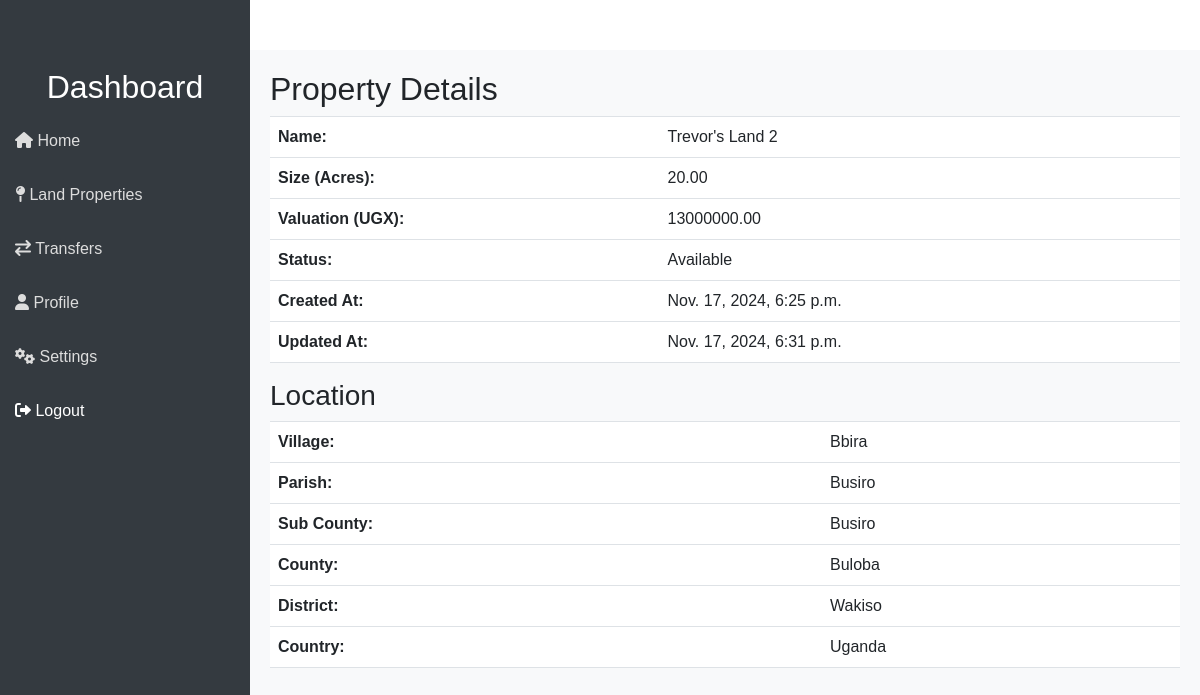
The page /properties/properties/7/view/ on the database its author committed.
### properties/models.py (models this page shows, shortened)
class LandProperty(models.Model):
    name = models.CharField(max_length=255)
    PID = models.CharField(max_length=255, null=True)
    owner = models.ForeignKey(User, on_delete=models.CASCADE, related_name='properties')
    location = models.OneToOneField(Location, on_delete=models.SET_NULL, null=True)
    size = models.DecimalField(max_digits=10, decimal_places=2) # Area In Acres
    valuation = models.DecimalField(max_digits=15, decimal_places=2)
    status = models.IntegerField(default=1) # 0 Deleted, 1 Available, 2 Under Transfer
    added_by = models.ForeignKey(User, on_delete=models.CASCADE, related_name='added_properties')
    created_at = models.DateTimeField(auto_now_add=True)
    updated_at = models.DateTimeField(auto_now=True)

class Location(models.Model):
    village = models.CharField(max_length=255)
    parish = models.CharField(max_length=255)
    sub_county = models.CharField(max_length=255)
    county = models.CharField(max_length=255)
    district = models.CharField(max_length=255)
    country = models.CharField(max_length=255)
    status = models.IntegerField(default=1) # 0 Deleted, 1 Active
    created_at = models.DateTimeField(auto_now_add=True)
    updated_at = models.DateTimeField(auto_now=True)

### properties/views.py (the view)
# urls.py: path('properties/<int:property_id>/view/', views.view_property, name='view_property'),
def view_property(request, property_id):
    property = get_object_or_404(LandProperty, id=property_id)
    return render(request, 'properties/view_property.html', {'property': property})

### properties/templates/properties/view_property.html
{% extends "templates/index.html" %}
{% block content %}
    <div class="main-content">
        <h2>Property Details</h2>
        <table class="table">
            <tr><th>Name:</th><td>{{ property.name }}</td></tr>
            <tr><th>Size (Acres):</th><td>{{ property.size }}</td></tr>
            <tr><th>Valuation (UGX):</th><td>{{ property.valuation }}</td></tr>
            <tr><th>Status:</th>
                <td>
                    {% if property.status == 1 %}
                        Available
                    {% elif property.status == 2 %}
                        Under Transfer
                    {% else %}
                        Unknown Status
                    {% endif %}
                </td>
            </tr>
            <tr><th>Created At:</th><td>{{ property.created_at }}</td></tr>
            <tr><th>Updated At:</th><td>{{ property.updated_at }}</td></tr>
        </table>
        <h3>Location</h3>
        <table class="table">
            <tr><th>Village:</th>
                <td>
                    {% if property.location %}
                        {{ property.location.village }}
                    {% else %}
                        Not available
                    {% endif %}
                </td>
            </tr>
            <tr><th>Parish:</th>
                <td>
                    {% if property.location %}
                        {{ property.location.parish }}
                    {% else %}
                        Not available
                    {% endif %}
                </td>
            </tr>
            <tr><th>Sub County:</th>
                <td>
                    {% if property.location %}
                        {{ property.location.sub_county }}
                    {% else %}
                        Not available
                    {% endif %}
                </td>
            </tr>
            <tr><th>County:</th>
                <td>
                    {% if property.location %}
                        {{ property.location.county }}
                    {% else %}
                        Not available
                    {% endif %}
                </td>
            </tr>
            <tr><th>District:</th>
                <td>
                    {% if property.location %}
                        {{ property.location.district }}
                    {% else %}
                        Not available
                    {% endif %}
                </td>
            </tr>
            <tr><th>Country:</th>
                <td>
                    {% if property.location %}
                        {{ property.location.country }}
                    {% else %}
                        Not available
                    {% endif %}
                </td>
            </tr>
        </table>
    </div>
{% endblock %}

### templates/index.html (style rules this page uses)
body { display: flex; min-height: 100vh; font-family: Arial, sans-serif; }
.main-content { margin-top: 50px; margin-left: 250px; padding: 20px; flex: 1; background-color: #f8f9fa; }

### rows shown on the page
LandProperty: name "Trevor's Land 2", size "20.00", valuation "13000000.00", created_at "Nov. 17, 2024, 6:25 p.m.", updated_at "Nov. 17, 2024, 6:31 p.m.", location.village "Bbira", location.parish "Busiro", location.sub_county "Busiro", location.county "Buloba", location.district "Wakiso", location.country "Uganda"
